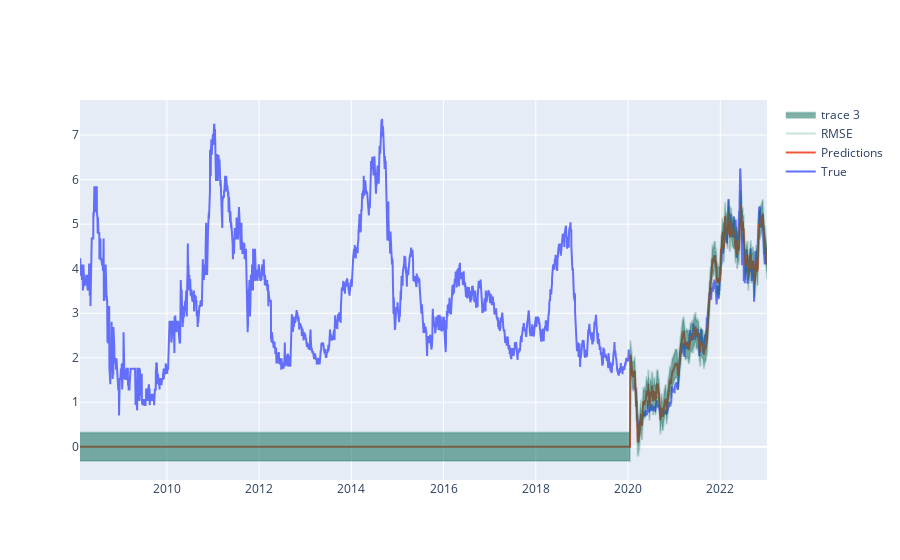

Source (notebook cell):
### Code cell
#plot TVE predictions and close in a plotly graph
import plotly.graph_objects as go

fig = go.Figure()

fig.add_trace(go.Scatter(x=TVE.index, y=TVE['Close'],
                    mode='lines',
                    name='True'))
                    
fig.add_trace(go.Scatter(x=TVE.index, y=TVE['Predictions'],
                    mode='lines',
                    name='Predictions'))

# draw a shaded area between two lines: Prediction + RMSE and Prediction - RMSE. RMSE = 0.319075
fig.add_trace(go.Scatter(x=TVE.index, y=TVE['Predictions'] + 0.319075, fill=None, mode='lines', line_color='rgba(0,100,80,0.2)', name='RMSE'))
fig.add_trace(go.Scatter(x=TVE.index, y=TVE['Predictions'] - 0.319075, fill='tonexty', mode='lines', line_color='rgba(0,100,80,0.2)'))

fig.show()

### Figure 1 — Plotly figure (JSON) as saved in the notebook; plotly's stock layout.template omitted (floating-point values rounded to 4 significant figures; data arrays with more than 128 entries replaced by an {"elided": "..."} marker saying what was removed)
{"data": [{"mode": "lines", "name": "True", "type": "scatter", "x": {"elided": "3734 str values"}, "y": {"elided": "3734 float values"}}, {"mode": "lines", "name": "Predictions", "type": "scatter", "x": {"elided": "3734 str values"}, "y": {"elided": "3734 float values"}}, {"line": {"color": "rgba(0,100,80,0.2)"}, "mode": "lines", "name": "RMSE", "type": "scatter", "x": {"elided": "3734 str values"}, "y": {"elided": "3734 float values"}}, {"fill": "tonexty", "line": {"color": "rgba(0,100,80,0.2)"}, "mode": "lines", "type": "scatter", "x": {"elided": "3734 str values"}, "y": {"elided": "3734 float values"}}], "layout": {}}
